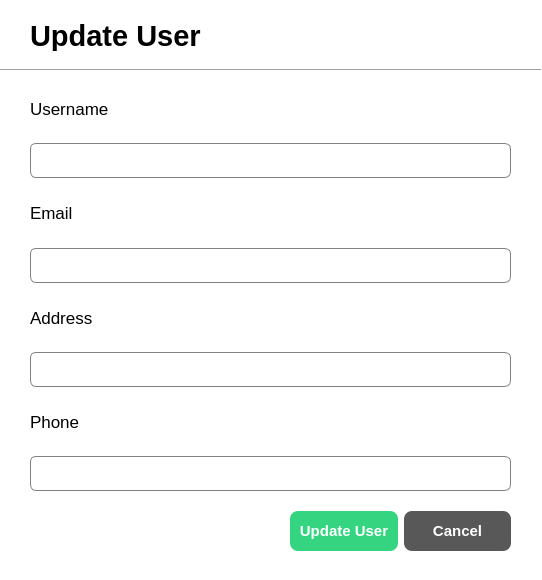
<?xml version="1.0" encoding="UTF-8"?>
<ui version="4.0">
 <class>UpdateUserDialog</class>
 <widget class="QDialog" name="UpdateUserDialog">
  <property name="geometry">
   <rect>
    <x>0</x>
    <y>0</y>
    <width>542</width>
    <height>580</height>
   </rect>
  </property>
  <property name="windowTitle">
   <string>Update User Dialog</string>
  </property>
  <property name="styleSheet">
   <string notr="true">QDialog{
	background-color: white;
}

QLineEdit{
	border: 1px solid gray;
	border-radius: 6px;
	padding-left: 15px;
height: 35px;
}

</string>
  </property>
  <widget class="QLabel" name="label">
   <property name="geometry">
    <rect>
     <x>30</x>
     <y>20</y>
     <width>191</width>
     <height>31</height>
    </rect>
   </property>
   <property name="font">
    <font>
     <pointsize>22</pointsize>
     <bold>true</bold>
    </font>
   </property>
   <property name="text">
    <string>Update User</string>
   </property>
  </widget>
  <widget class="QWidget" name="layoutWidget">
   <property name="geometry">
    <rect>
     <x>30</x>
     <y>80</y>
     <width>481</width>
     <height>411</height>
    </rect>
   </property>
   <layout class="QVBoxLayout" name="verticalLayout_5">
    <item>
     <layout class="QVBoxLayout" name="verticalLayout">
      <item>
       <widget class="QLabel" name="label_2">
        <property name="font">
         <font>
          <pointsize>13</pointsize>
         </font>
        </property>
        <property name="text">
         <string>Username</string>
        </property>
       </widget>
      </item>
      <item>
       <widget class="QLineEdit" name="lineEdit_username">
        <property name="minimumSize">
         <size>
          <width>0</width>
          <height>35</height>
         </size>
        </property>
        <property name="maximumSize">
         <size>
          <width>16777215</width>
          <height>35</height>
         </size>
        </property>
       </widget>
      </item>
     </layout>
    </item>
    <item>
     <layout class="QVBoxLayout" name="verticalLayout_2">
      <item>
       <widget class="QLabel" name="label_3">
        <property name="font">
         <font>
          <pointsize>13</pointsize>
         </font>
        </property>
        <property name="text">
         <string>Email</string>
        </property>
       </widget>
      </item>
      <item>
       <widget class="QLineEdit" name="lineEdit_email">
        <property name="minimumSize">
         <size>
          <width>0</width>
          <height>35</height>
         </size>
        </property>
        <property name="maximumSize">
         <size>
          <width>16777215</width>
          <height>35</height>
         </size>
        </property>
       </widget>
      </item>
     </layout>
    </item>
    <item>
     <layout class="QVBoxLayout" name="verticalLayout_3">
      <item>
       <widget class="QLabel" name="label_4">
        <property name="font">
         <font>
          <pointsize>13</pointsize>
         </font>
        </property>
        <property name="text">
         <string>Address</string>
        </property>
       </widget>
      </item>
      <item>
       <widget class="QLineEdit" name="lineEdit_address">
        <property name="minimumSize">
         <size>
          <width>0</width>
          <height>35</height>
         </size>
        </property>
        <property name="maximumSize">
         <size>
          <width>16777215</width>
          <height>35</height>
         </size>
        </property>
       </widget>
      </item>
     </layout>
    </item>
    <item>
     <layout class="QVBoxLayout" name="verticalLayout_4">
      <item>
       <widget class="QLabel" name="label_5">
        <property name="font">
         <font>
          <pointsize>13</pointsize>
         </font>
        </property>
        <property name="text">
         <string>Phone</string>
        </property>
       </widget>
      </item>
      <item>
       <widget class="QLineEdit" name="lineEdit_phone">
        <property name="minimumSize">
         <size>
          <width>0</width>
          <height>35</height>
         </size>
        </property>
        <property name="maximumSize">
         <size>
          <width>16777215</width>
          <height>35</height>
         </size>
        </property>
       </widget>
      </item>
     </layout>
    </item>
   </layout>
  </widget>
  <widget class="QWidget" name="layoutWidget">
   <property name="geometry">
    <rect>
     <x>290</x>
     <y>510</y>
     <width>221</width>
     <height>42</height>
    </rect>
   </property>
   <layout class="QHBoxLayout" name="horizontalLayout">
    <item>
     <widget class="QPushButton" name="btn_updateUser">
      <property name="minimumSize">
       <size>
        <width>0</width>
        <height>40</height>
       </size>
      </property>
      <property name="styleSheet">
       <string notr="true">QPushButton{
	background-color: #34D481;
	color: white;
	border: none;
	border-radius: 8px;
	font-weight: bold;
	font-size: 15px
}

QPushButton:hover {
    background-color: #28a766; 
    cursor: pointer;
}</string>
      </property>
      <property name="text">
       <string>Update User</string>
      </property>
     </widget>
    </item>
    <item>
     <widget class="QPushButton" name="btn_cancel">
      <property name="minimumSize">
       <size>
        <width>0</width>
        <height>40</height>
       </size>
      </property>
      <property name="styleSheet">
       <string notr="true">QPushButton{
	background-color: #585858;
	color: white;
	border: none;
	border-radius: 8px;
	font-weight: bold;
	font-size: 15px
}

QPushButton:hover {
    background-color: #7a7a7a;
    cursor: pointer; 
}</string>
      </property>
      <property name="text">
       <string>Cancel</string>
      </property>
     </widget>
    </item>
   </layout>
  </widget>
  <widget class="Line" name="line">
   <property name="geometry">
    <rect>
     <x>0</x>
     <y>60</y>
     <width>541</width>
     <height>20</height>
    </rect>
   </property>
   <property name="orientation">
    <enum>Qt::Horizontal</enum>
   </property>
  </widget>
 </widget>
 <resources/>
 <connections/>
</ui>
